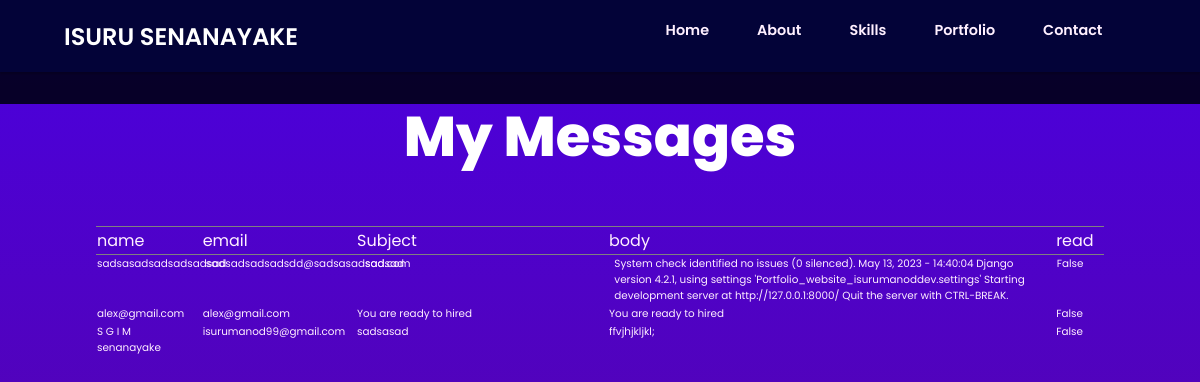
The app's page /inbox/, older data.
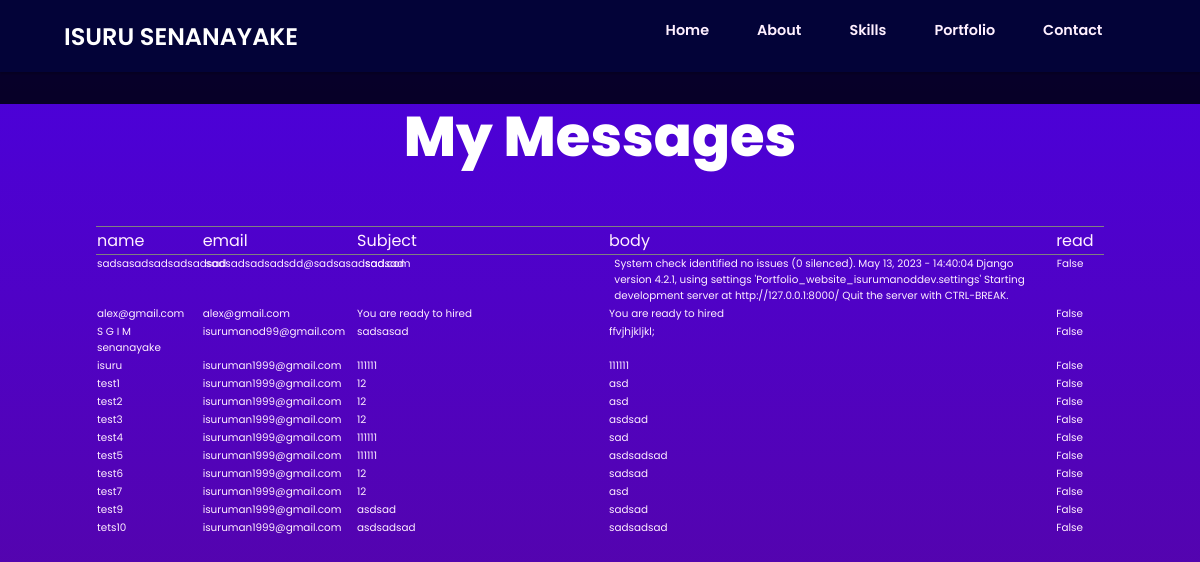
The same page, newer data.
### portfolio/models.py (models this page shows, shortened)
class Messages(models.Model):
    name = models.CharField(max_length=200,null=True)
    email = models.EmailField(null=True,blank=True)
    subject = models.CharField(max_length=200,null=True)
    Message = models.TextField(null=True)
    is_read = models.BooleanField(default=False,)
    created = models.DateTimeField(auto_now_add=True)

### portfolio/views.py (the view)
# urls.py: path('inbox/', views.inbox, name="inbox"),
def inbox(request):
    messages = Messages.objects.all()
    context = {"messages": messages}
    return render(request, "inbox.html", context)

### templates/inbox.html
{% extends "main.html" %}
{% load static %}
{% block content %}
    <section class="contact section">
        <div class="inbox-form-container">
            <h1 class="section-title">My Messages</h1>
            <table width="100%" class="inbox-table">
                <thead>
                <tr>
                    <td class="inbox-name">name</td>
                    <td class="inbox-email">email</td>
                    <td class="inbox-Subject">Subject</td>
                    <td class="inbox-body">body</td>
                    <td class="inbox-read">read</td>
                </tr>
                </thead>
                <tbody>
                {% for message in  messages %}
                    <tr class="table-row">
                    <td class="inbox-name">{{ message.name }}</td>
                    <td class="inbox-email">{{ message.email }}</td>
                    <td class="inbox-Subject">{{ message.subject }}</td>
                    <td class="inbox-body">{{ message.Message }}</td>
                    <td class="inbox-read">{{ message.is_read }}</td>
                    </tr>
                {% endfor %}
                </tbody>
            </table>
        </div>
    </section>
{% endblock %}

### templates/main.html (shortened to what this page needs)
<!DOCTYPE html>
{% load static %}
<html>
<head>
    <link rel="stylesheet" type="text/css" href="{% static "css/style.css" %}">
    <link rel="stylesheet" href="https://unicons.iconscout.com/release/v4.0.8/css/line.css">
</head>
<body>
<header class="header" id="header">
    <nav class="nav">
        <a href="#" class="nav-logo">ISURU SENANAYAKE</a>
        <div class="nav-menu" id="nav-menu">
            <ul class="nav-list grid">
                <li class="nav-item">
                    <a href="{% url "home" %}" class="nav-link">
                        Home</a>
                </li>
                <li class="nav-item">
                    <a href="#about" class="nav-link">
                        About</a>
                </li>
                <li class="nav-item">
                    <a href="#skills" class="nav-link">
                        Skills</a>
                </li>
                <li class="nav-item">
                    <a href="#portfolio" class="nav-link">
                        Portfolio</a>
                </li>
                <li class="nav-item">
                    <a href="#contact" class="nav-link">
                        Contact </a>
                </li>
            </ul>
        </div>
    </nav>
</header>
<div id="user-container">
</div>
{% block content %}{% endblock %}
</body>
</html>

### static/css/style.css (style rules this page uses)
:root { --header-height: 3rem; --hue-color: 270; --first-color: linear-gradient(to bottom, #57059e, #4a00e0); --first-color-second: hsl(var(--hue-color), 69%, 61%); --first-color-alt: hsl(var(--hue-color), 57%, 53%); --first-color-lighter: hsl(var(--hue-color), 92%, 85%); --title-color: hsl(var(--hue-color), 8%, 15%); --text-color: hsl(var(--hue-color), 8%, 35%); --text-color-light: hsl(var(--hue-color), 8%, 65%); --input-color: hsl(var(--hue-color), 70%, 96%); --body-color: hsl(var(--hue-color), 60%, 99%); --container-color: #fff; --scroll-bar-color: hsl(var(--hue-color), 12%, 90%); --scroll-thumb-color: hsl(var(--hue-color), 12%, 80%); --body-font: 'Poppins', sans-serif; --big-font-size: 2rem; --h1-font-size: 1.5rem; --h2-font-size: 1.25rem; --h3-font-size: 1.125rem; --normal-font-size: 1rem; --small-font-size: 0.9rem; --smaller-font-size: .85rem; background: linear-gradient(to bottom, #57059e, #4a00e0); }
* { box-sizing: border-box; }
body { margin: 0; font-family: var(--body-font); font-size: var(--normal-font-size); background: var(--body-color); color: var(--text-color); }
h1, h2, h3, h4 { color: #fff0ff; font-weight: 600; }
a { text-decoration: none; }
ul { list-style: none; }
.section { padding: 0; }
.section-title { font-size: 3.5rem; color: #fff; font-weight: 800; text-align: center; }
.section-subtitle, .section-title { text-align: center; }
.grid { display: grid; gap: 24px; }
#user-container { display: flex; gap: 2rem; font-size: 1rem; position: fixed; text-align: center; top: 4.5rem; left: 0; width: 100%; background: rgba(0, 0, 22, 0.9); justify-content: center; margin: 0 auto; z-index: 10; font-weight: 600; height: 2rem; padding: 0.5rem; color: #fdfff0; }
header { position: fixed; top: 0; left: 0; width: 100%; z-index: 100; transition: 0.4s; box-shadow: 0 2px 2px rgba(0, 0, 0, 0.2); background: #030338; }
.nav { height: 3rem; display: flex; justify-content: space-between; align-items: center; margin: 0 16px; }
.nav-menu { position: fixed; bottom: 0; left: 0; background: #030338; box-shadow: 0 5px 10px 0 rgba(0, 0, 0, 0.5); width: 100%; height: 4rem; display: grid; align-items: center; border-radius: 1rem 1rem 0 0; transition: 0.4s; padding-bottom: 4rem; }
.nav-list, .nav-link { display: flex; }
.nav-link { flex-direction: column; align-items: center; font-weight: 600; font-size: 0.65rem; color: #fff0ff; padding: 0; transition: 0.15s; }
.nav-list { justify-content: space-around; }
.nav-link { font-size: 0.9rem; }
.nav-toggle, .nav-logo { color: var(--title-color); font-weight: 600; }
.nav-logo { font-size: 1.5rem; color: #fff; }
.contact { min-height: 90vh; background: linear-gradient(to top, #57059e, #4a00e0); }
.inbox-form-container { margin: 0 6rem 12rem; color: #fff0ff; }
.inbox-table { width: 100%; border-collapse: collapse; table-layout: fixed; }
.inbox-table thead { border: 1px solid grey; border-left: none; border-right: none; }
.inbox-table tr { display: flex; height: max-content; gap: 1rem; }
.inbox-table tbody { font-size: 0.65rem; }
.inbox-table tr { display: flex; height: max-content; gap: 0.5rem; }
.inbox-name { width: 10%; }
.inbox-email { width: 15%; text-align: start; }
.inbox-read { width: 5%; }
.inbox-Subject { width: 25%; text-align: start; }
.inbox-body { width: 45%; text-align: start; }
@media screen and (min-width: 568px) { .nav-list { justify-content: center; column-gap: 3rem; } }
@media screen and (min-width: 800px) { .section { padding: 48px 0 32px; } }
@media screen and (min-width: 800px) { .nav { width: 100%; margin: 0 64px; display: flex; flex-direction: row; justify-content: space-between; height: 4.5rem; align-items: center; } }
@media screen and (min-width: 800px) { .nav-menu { align-items: center; max-width: 800px; position: relative; top: 0; right: 0; box-shadow: none !important; background: transparent !important; } }

Row changes from the older to the newer data that the page shows:
added Messages: name "isuru", email "isuruman1999@gmail.com", subject "111111", Message "111111", is_read "False"
added Messages: name "test1", email "isuruman1999@gmail.com", subject "12", Message "asd", is_read "False"
added Messages: name "test2", email "isuruman1999@gmail.com", subject "12", Message "asd", is_read "False"
added Messages: name "test3", email "isuruman1999@gmail.com", subject "12", Message "asdsad", is_read "False"
added Messages: name "test4", email "isuruman1999@gmail.com", subject "111111", Message "sad", is_read "False"
added Messages: name "test5", email "isuruman1999@gmail.com", subject "111111", Message "asdsadsad", is_read "False"
added Messages: name "test6", email "isuruman1999@gmail.com", subject "12", Message "sadsad", is_read "False"
added Messages: name "test7", email "isuruman1999@gmail.com", subject "12", Message "asd", is_read "False"
added Messages: name "test9", email "isuruman1999@gmail.com", subject "asdsad", Message "sadsad", is_read "False"
added Messages: name "tets10", email "isuruman1999@gmail.com", subject "asdsadsad", Message "sadsadsad", is_read "False"
